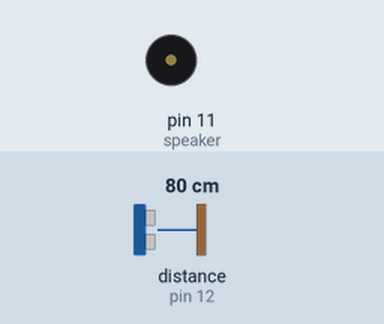
This sketch was run on a simulated Arduino Uno, built with avr-gcc and run on an emulated ATmega328P. Shown: buzzer (waves = sounding). Wiring (inferred from the names in the program): ultrasonic range finder: trigger pin 13; echo pin 12. The inputs (shaded band) are chosen by the test bench; at power-on: distance to the obstacle (sensor on pin 12) 80 cm. The echo pulse lasts 58.3 µs per cm.

Above: at 1.8 s.
1.9 s: distance to the obstacle (sensor on pin 12) set to 4 cm
At 2.6 s:
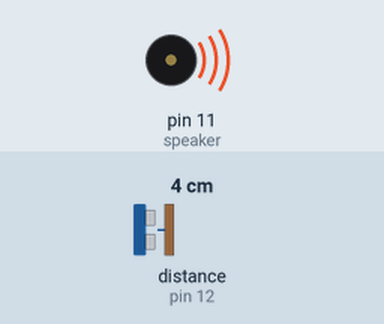
3.5 s: distance to the obstacle (sensor on pin 12) set to 39 cm
5.2 s: distance to the obstacle (sensor on pin 12) set to 44 cm
At 7.2 s:
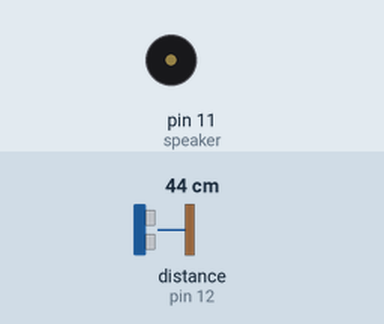
7.5 s: distance to the obstacle (sensor on pin 12) set to 2 cm
At 8.9 s:
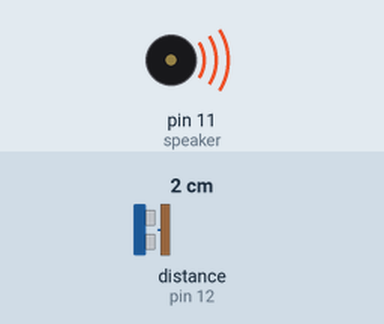
Timing chart, 0 to 10.5 s (numbered marks = the images above; inputs shaded):
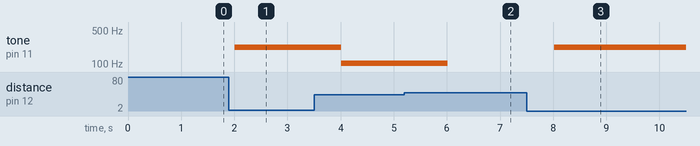

The sketch:

ArduinoSpeaker.ino
```cpp
// uses ultrasonic sensor and speaker to replicate a piano
// general notes:
//  echo pin: sends signal when reflected wave is recieved
//  trig pin: sends signal representing distance when sensor is triggered

#include <PCM.h>

// stores frequency values for different notes
#include"notes.h"

// creates references to pin numbers and defines constants
#define trigPin 13
#define echoPin 12
#define speaker 11
#define spd 0.0343 //speed of sound in cm/s
#define offset 2 // offsets the position 0 for the sensor
#define interval 4 // length of each key

int notes[] = {noteA, noteB, noteC, noteD, noteE, noteF, noteG}; // array of note frequencies

// initializes digital pin modes
void setup() {
  Serial.begin (9600);
  pinMode(trigPin, OUTPUT);
  pinMode(echoPin, INPUT);

}

// continuously scans for sensor input and plays or doesn't play notes accordingly
void loop() {
  long duration, distance; // initializes duration and distance variable
  digitalWrite(trigPin, LOW); // sets trigPin to LOW
  delayMicroseconds(2); // must be some delay
  digitalWrite(trigPin, HIGH);
  delayMicroseconds(10);
  digitalWrite(trigPin, LOW);
  duration = pulseIn(echoPin, HIGH); // sets duration as time for sound to travel back and forth
  distance = (spd*duration)/2; // sets distance as the one-way distance for the sound, spd is in cm/s, duration in s
  noTone(speaker); // turns off speaker if not already off
  if (distance >= offset && distance <= interval * sizeof(notes) + offset) { // checks that the detection is within range
    tone(speaker, notes[(distance - offset)/interval] ); // plays frequency whose value is based on the distance from the sensor
  }
  delay(1000);
}
```

notes.h
```cpp
// frequencies from 3rd/4th scale
#define noteA 220
#define noteAS 233
#define noteB 247
#define noteC  262
#define noteCS 277
#define noteD  294
#define noteDS 311
#define noteE  330
#define noteF  349
#define noteFS 370
#define noteG 392
#define noteGS 415
```

Measured:
- after the input at 1.9 s, tone on pin 11 (speaker): silent → 220 Hz after 0.11 s
- after the input at 3.5 s, tone on pin 11 (speaker): 220 Hz → 104 Hz after 0.51 s
- after the input at 5.2 s, tone on pin 11 (speaker): 104 Hz → silent after 0.82 s
- after the input at 7.5 s, tone on pin 11 (speaker): silent → 220 Hz after 0.52 s
